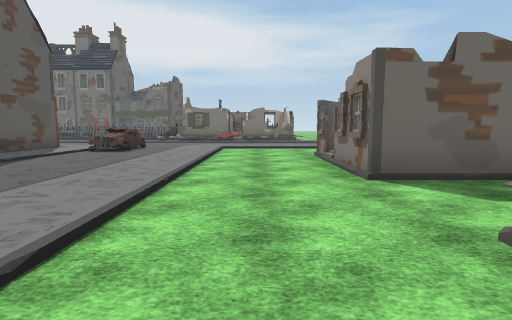
[1] (above)

22 first-person views from a walk through a scene from a Unity 3-D project. The camera is 1.4 m above the floor, tilts 6° down and sees 80° across. The floor is counted in squares, 2 m on a side. Each view is taken from the middle of a square. On the plan, view 1 faces up. The plan holds only what a view shows up to about 10 squares ahead; the rest is blank. The place goes on beyond the plan. Door leaves are left out, so doorways stand open. Some surface patterns are stand-ins.

[2]
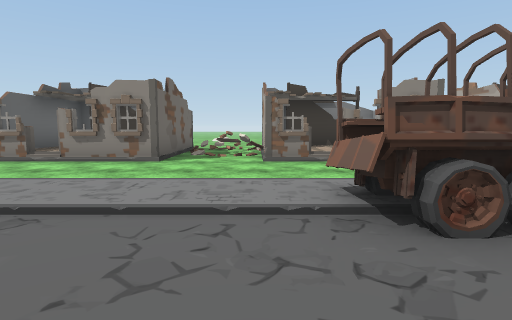

[3]
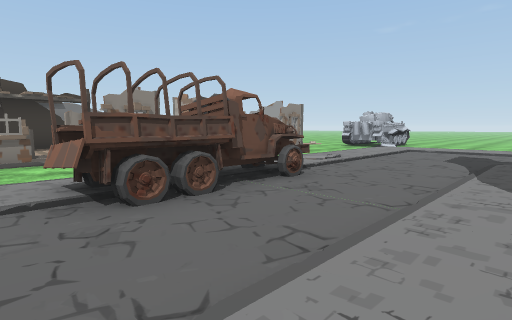

[4]
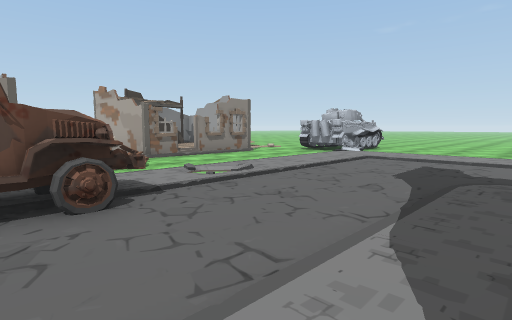

[5]
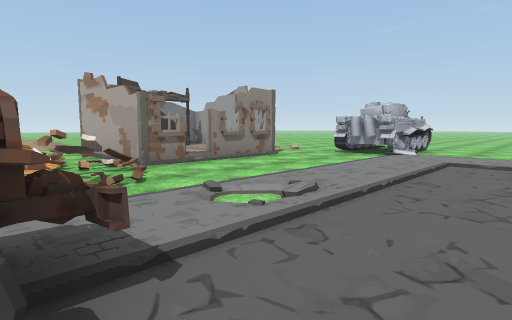

[6]
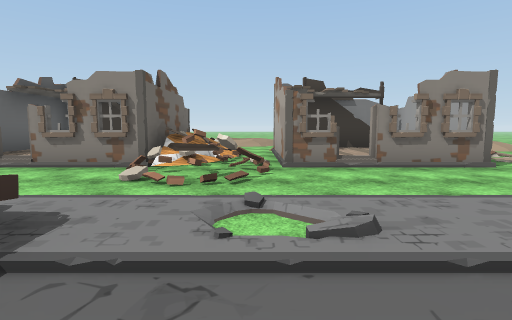

[7]
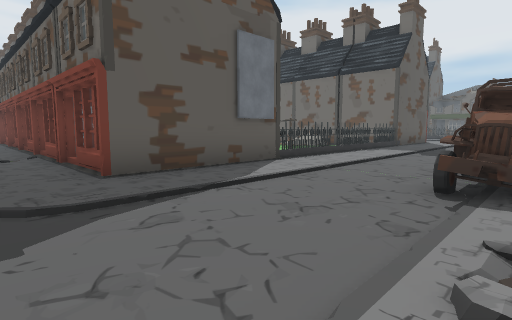

[8]
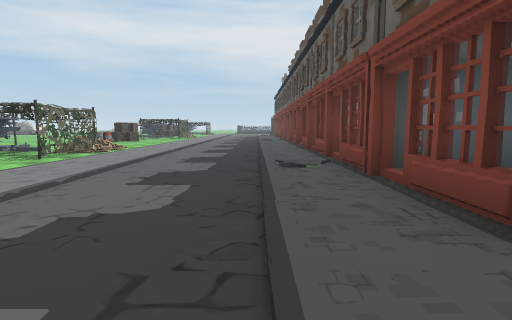

[9]
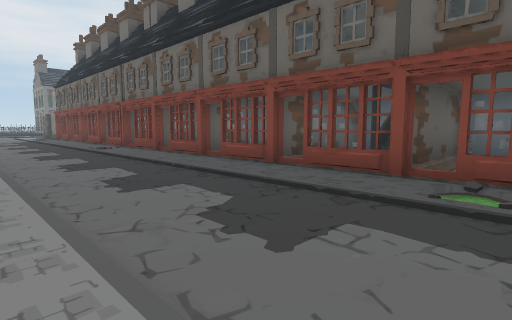

[10]
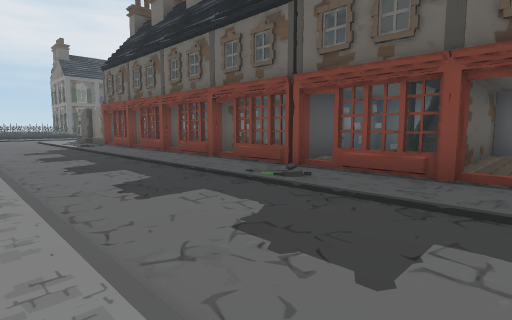

[11]
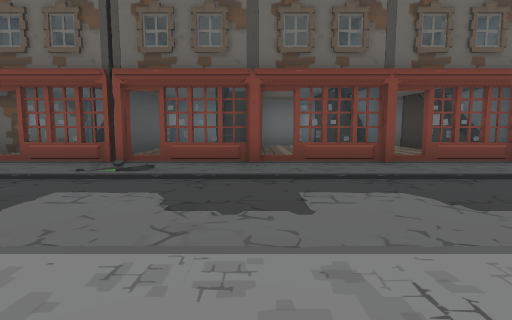

[12]
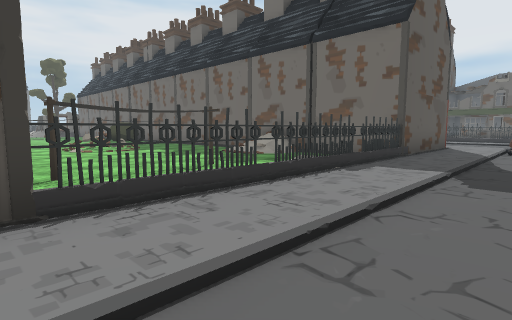

[13]
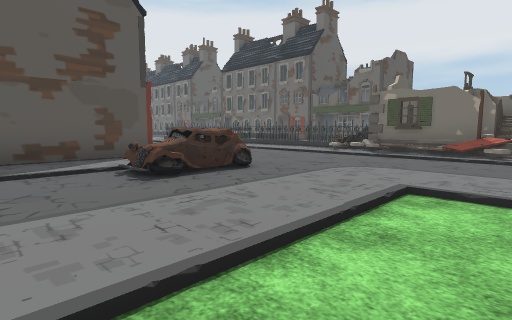

[14]
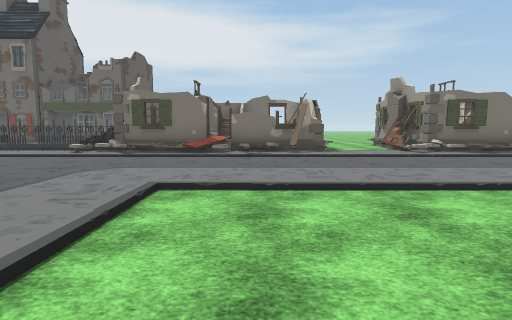

[15]
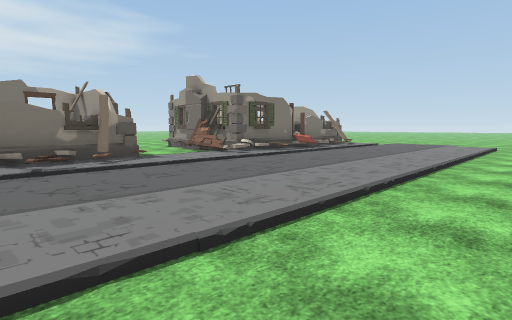

[16]
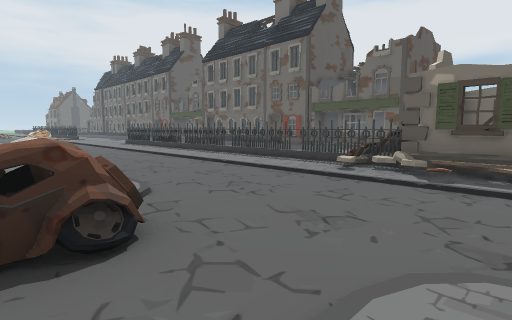

[17]
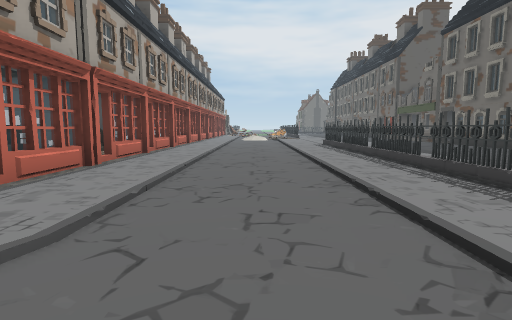

[18]
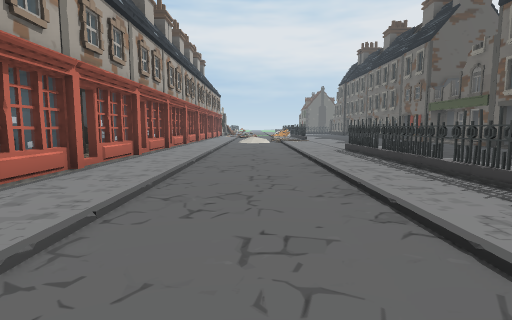

[19]
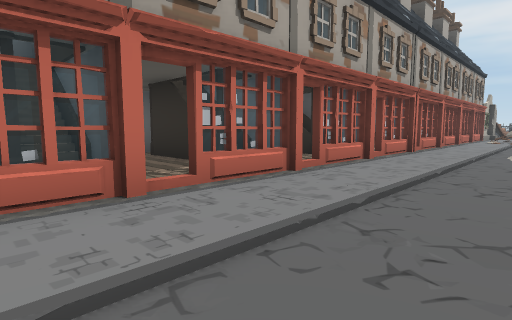

[20]
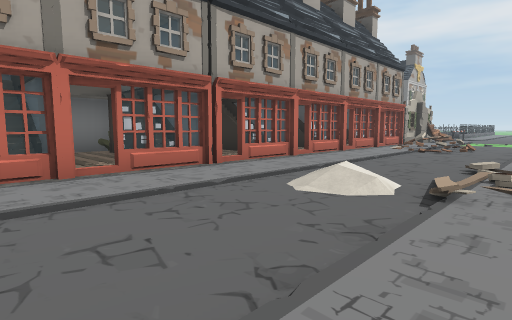

[21]
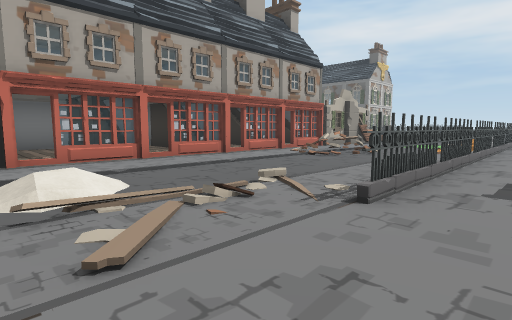

[22]
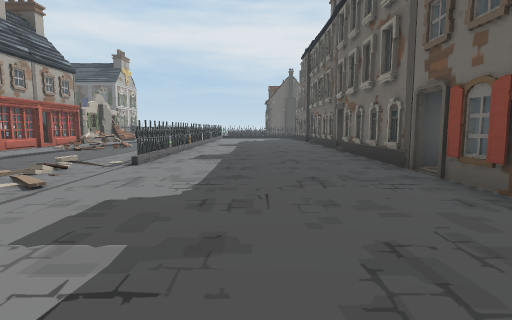

### Floor plan
Key: @ floor where view 1 was taken; # wall or solid block; x gap in a wall; . main floor; : floor 0.25 m higher than the main floor; / step, stairs or slope; D open door; = window, fence, low wall or low ledge; O other object.
Columns run from 28 left of view 1 to 8 right of it. Each row starts with its distance up from view 1.
 21 D====DD#      ##
 20
 19                         OO OOO#
 18           :             O OO  #..O
 17        :                O O   #.OO O
 16 x####:::    #x#x####x####OOOOOO.O#OO
 15   ::://:::::::::::::::://////O/:////
 14 /////////////////////////////////////
 13 ......//.............................
 12 ///////////////////////...///////////
 11 :/:::::::::::::::::::::OO.:::::::::::
 10 =D#DD#D=DD=D#DD#D=D#=D:OO.:/.........
  9   #:#########:#### ###:/O.:/......
  8   #:####=#  #:##   # #:/..:/..OOOO
  7     ####    #    #####:/..:/..O  O
  6     ##OOO   #     O###:/..:/..O  O
  5                   .. #:/..:/..O
  4                ......#:/..:/..OOOO
  3               =....O.#:/..:/...=#=
  2              = ......#:/..:/..OOOO
  1              ........#:/.OO/..O  O
  0                ....###:/.OO @.O  O
 -1     ############## # #:/.OO/..O  O
 -2     # #:##:# ## #: # #:/.OO//=OOOO
 -3    ##=#:##:######:####:/..:/=#=//
 -4 D=D#DD#D#DD=D=D#=D=DD=:/..///#/...
 -5 :::::::/::::::::://::::/..:/..OOOO
 -6 ///////////////////////...:/..O
 -7 ..........................:/..O  O
 -8 ...................... ...:/..OOOO
 -9     ::::::: :::::::::  ::::/...
-10          /   ///////   ////OOO.
-11               OOO.     ....OOO
-12               OO.      ....OO
-13                        ....O

Where each view was taken, in squares from view 1:
view 1: 0 up, 0 right, facing up
view 2: 2 up, 5 left, facing right
view 3: 2 up, 6 left, facing down-right
view 4: 1 down, 6 left, facing down-right
view 5: 2 down, 4 left, facing down-right
view 6: 4 down, 4 left, facing right
view 7: 6 down, 2 left, facing up-left
view 8: 6 down, 5 left, facing left
view 9: 9 down, 10 left, facing up-left
view 10: 9 down, 18 left, facing up-left
view 11: 10 down, 19 left, facing up
view 12: 1 down, 4 left, facing up-left
view 13: 7 up, 0 right, facing up-left
view 14: 7 up, 0 right, facing up
view 15: 9 up, 1 left, facing up-right
view 16: 10 up, 2 left, facing up-left
view 17: 13 up, 4 left, facing left
view 18: 13 up, 7 left, facing left
view 19: 13 up, 13 left, facing down-left
view 20: 15 up, 18 left, facing down-left
view 21: 17 up, 21 left, facing down-left
view 22: 18 up, 18 left, facing left
